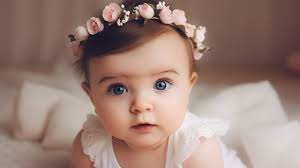
#> input picture ML/baby.jpg, 300 x 168 px
$ python eye_detection.py
#> lines starting #> are read from the running program, lines starting #| are printed output that depends on the picture; after the words box and inside, x2 and y2 are one past the last pixel; in counts of white or black regions, pixels touching at a corner belong together
import cv2

img=cv2.imread("baby.jpg",cv2.IMREAD_COLOR)
#> img is the input picture: shape (168, 300, 3); mean B, G, R 120.3, 129.8, 157.1
print(img)
#> (printed output is left out)

face_cascade=cv2.CascadeClassifier("haarcascade_eye.xml")
grey_img=cv2.cvtColor(img,cv2.COLOR_BGR2GRAY)
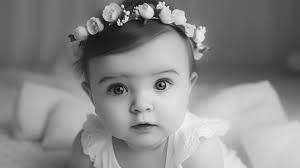
#> grey_img: shape (168, 300); min 2, max 252, mean 136.9

faces=face_cascade.detectMultiScale(grey_img,1.1,4)
#> faces = [[146, 70, 29, 29], [100, 74, 30, 30]]
print(faces)
#| [[146  70  29  29]
#|  [100  74  30  30]]

for(x,y,w,h)in faces:
    cv2.rectangle(img,(x,y),(x+w,y+h),(255,0,0),3)
#> this loop made 2 passes
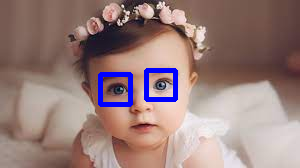
#> img: shape (168, 300, 3); 2.29% of pixels changed, all inside (x1, y1, x2, y2) = (98, 68, 178, 107)

cv2.imshow("Face Detector",img)
cv2.waitKey(10000)
cv2.destroyAllWindows()

$ run again, with ML/faculty.jpg copied over ML/baby.jpg
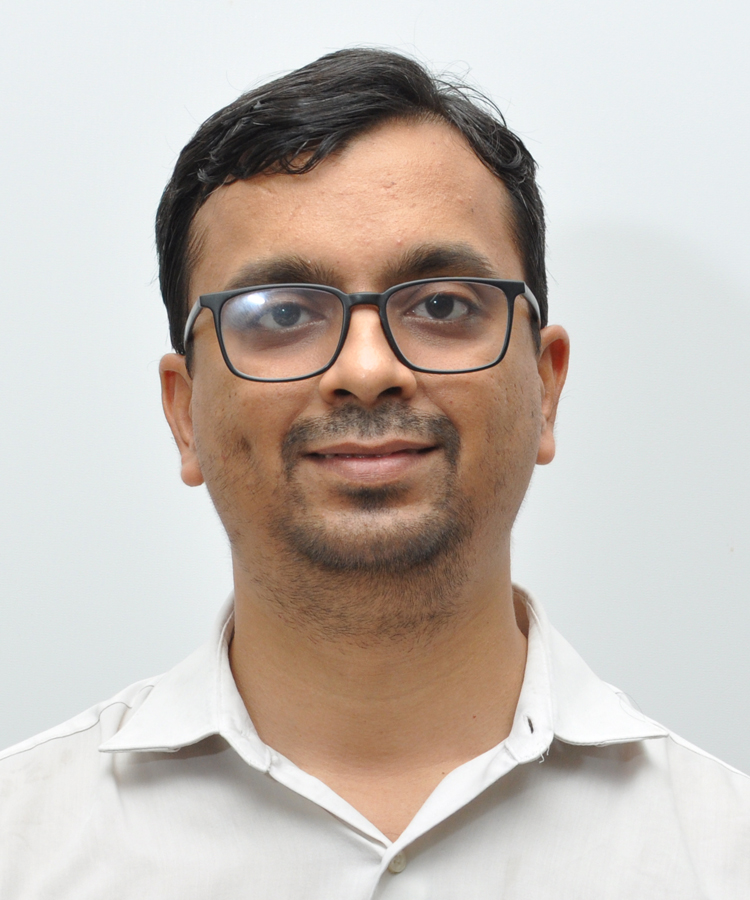
#> input picture ML/faculty.jpg, 750 x 900 px
#> img is the input picture: shape (900, 750, 3); mean B, G, R 181.4, 188.6, 197.8
#> (printed output is left out)
#> `grey_img=cv2.cvtColor(img,cv2.COLOR_BGR2GRAY)`:
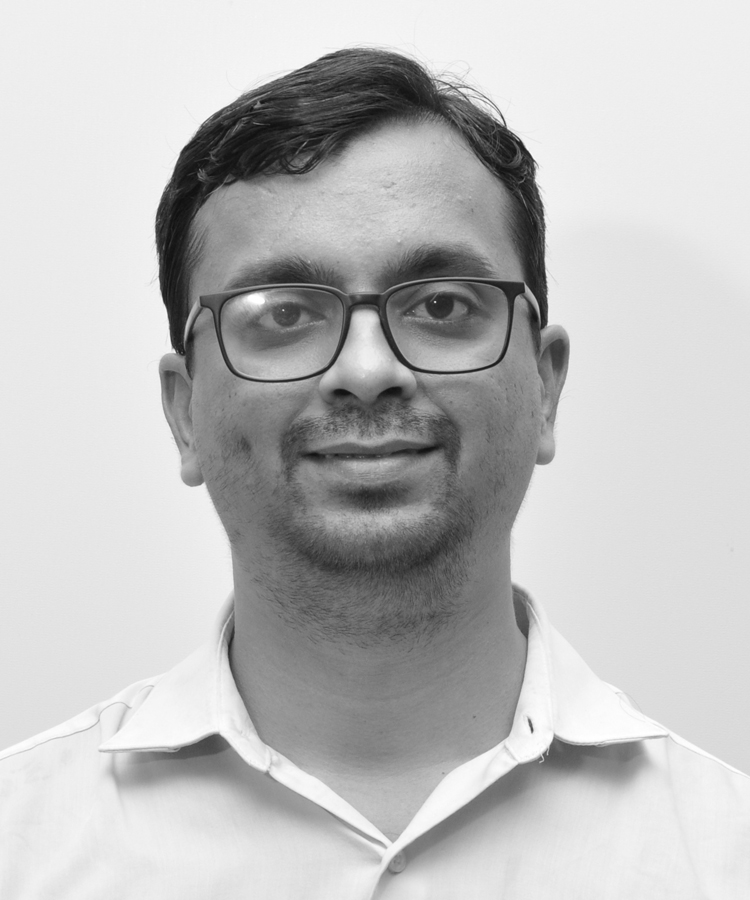
#> grey_img: shape (900, 750); min 10, max 255, mean 190.5
#> faces = [[247, 278, 76, 76], [401, 269, 77, 77], [268, 476, 210, 210]]
#| [[247 278  76  76]
#|  [401 269  77  77]
#|  [268 476 210 210]]
#> the loop `for(x,y,w,h)in faces:` made 3 passes
#> after the loop `for(x,y,w,h)in faces:`:
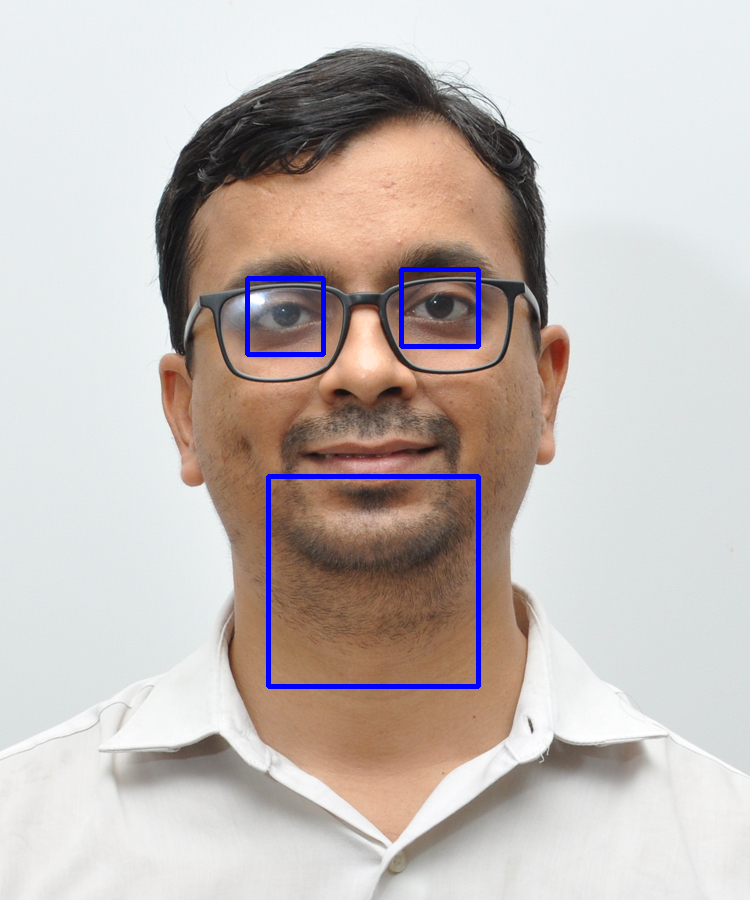
#> img: shape (900, 750, 3); 1.07% of pixels changed, all inside (x1, y1, x2, y2) = (245, 267, 481, 689)

$ run again, with ML/fruit.jpg copied over ML/baby.jpg
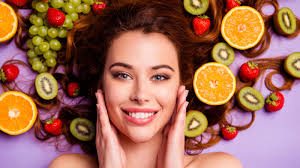
#> input picture ML/fruit.jpg, 300 x 168 px
#> img is the input picture: shape (168, 300, 3); mean B, G, R 85.8, 104.9, 158.7
#> (printed output is left out)
#> `grey_img=cv2.cvtColor(img,cv2.COLOR_BGR2GRAY)`:
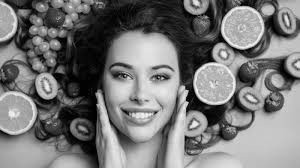
#> grey_img: shape (168, 300); min 0, max 250, mean 118.8
#> faces = [[108, 63, 24, 24], [147, 65, 24, 24]]
#| [[108  63  24  24]
#|  [147  65  24  24]]
#> the loop `for(x,y,w,h)in faces:` made 2 passes
#> after the loop `for(x,y,w,h)in faces:`:
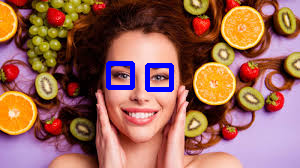
#> img: shape (168, 300, 3); 1.86% of pixels changed, all inside (x1, y1, x2, y2) = (106, 61, 174, 92)
